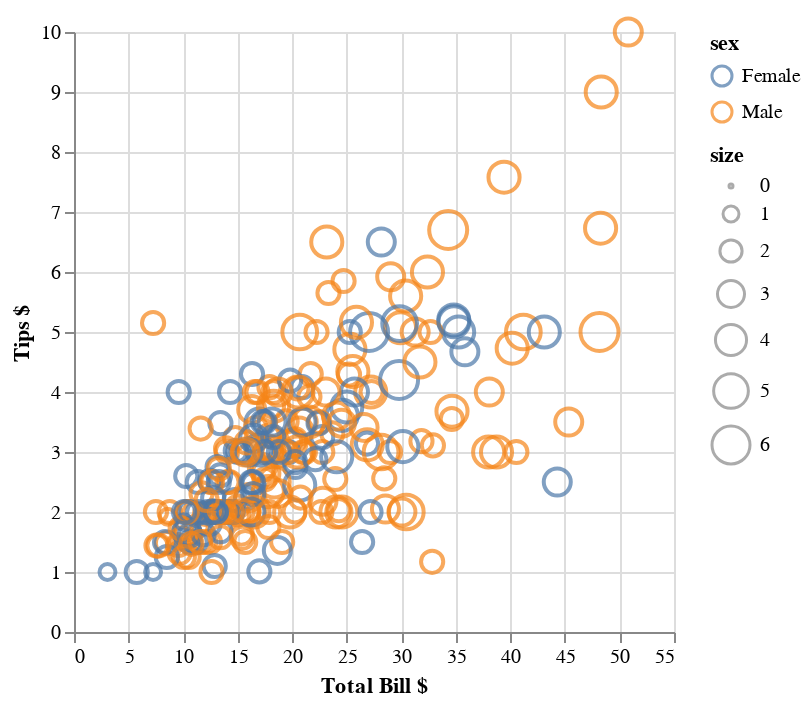

Write notebook code for a chart like this one.
### Markdown cell above
🔴 `color="sex"`  
  Colors the points based on the `sex` column, creating a visual distinction between categories  

- `size="size"`  
  Scales the size of each point according to the `size` column, representing another quantitative variable

### Code cell
chart = alt.Chart(tips).mark_point().encode(
    x=alt.X("total_bill", type="quantitative", title="Total Bill $"),
    y=alt.Y("tip", type="quantitative", title="Tips $"),
    color="sex",
    size="size",
)
chart

### Figure 1 — Vega-Lite specification as saved in the notebook (floating-point values rounded to 4 significant figures; data arrays with more than 128 entries replaced by an {"elided": "..."} marker saying what was removed)
{"config": {"view": {"continuousWidth": 300, "continuousHeight": 300}}, "data": {"name": "data-362d1a3aede62850ce7cd49b1d5f5d1d"}, "mark": {"type": "point"}, "encoding": {"color": {"field": "sex", "type": "nominal"}, "size": {"field": "size", "type": "quantitative"}, "x": {"field": "total_bill", "title": "Total Bill $", "type": "quantitative"}, "y": {"field": "tip", "title": "Tips $", "type": "quantitative"}}, "$schema": "https://vega.github.io/schema/vega-lite/v5.8.0.json", "datasets": {"data-362d1a3aede62850ce7cd49b1d5f5d1d": {"elided": "244 records"}}}
